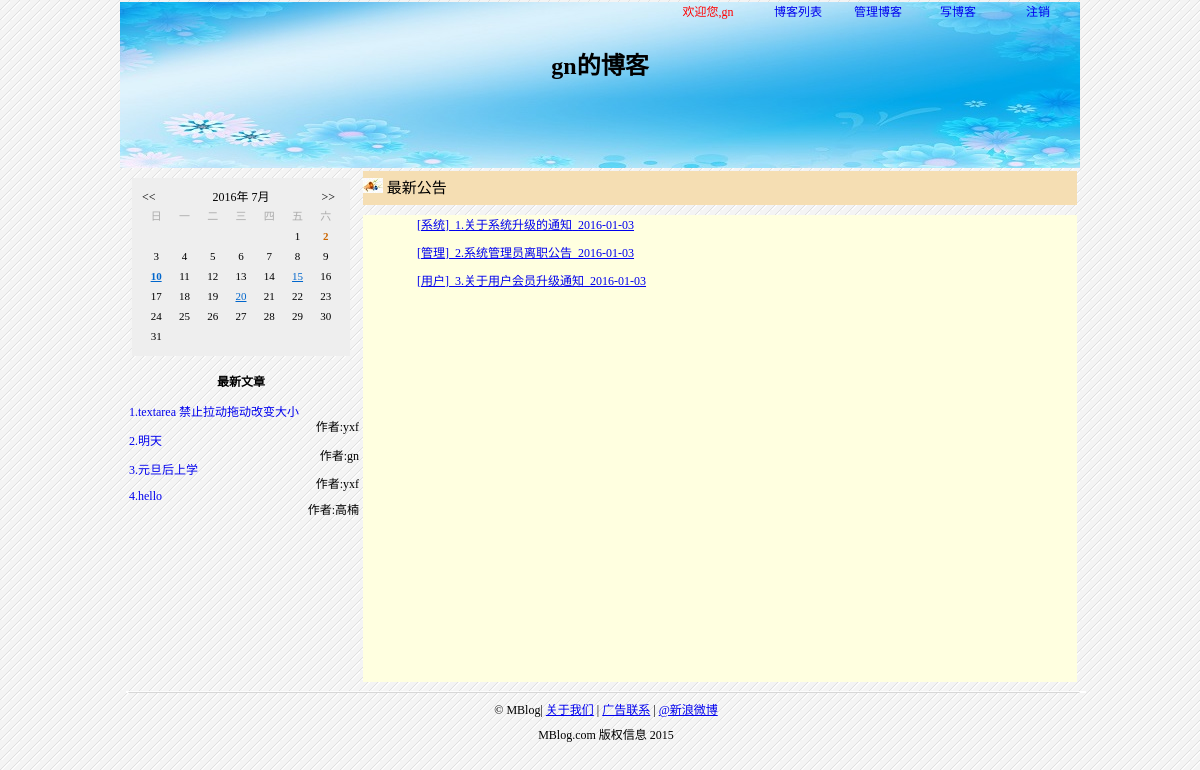
The page /login_index.php (signed in) on the database its author committed.
### tables this page shows
CREATE TABLE `bms_article` (
  `id` int(10) NOT NULL auto_increment COMMENT '编号',
  `atitle` varchar(200) NOT NULL COMMENT '文章标题',
  `acontent` text NOT NULL COMMENT '文章内容',
  `aauthor` varchar(20) NOT NULL COMMENT '文章作者',
  `adate` datetime NOT NULL COMMENT '上传时间',
  PRIMARY KEY  (`id`)
);

CREATE TABLE `bms_notice` (
  `id` int(4) NOT NULL auto_increment COMMENT '编号',
  `ntype` varchar(10) NOT NULL COMMENT '公告类型',
  `ntitle` varchar(50) NOT NULL COMMENT '公告主题',
  `ncontent` varchar(800) NOT NULL COMMENT '公告内容',
  `ntime` date NOT NULL COMMENT '发布时间',
  PRIMARY KEY  (`id`)
);

### artindex.php (the view, shortened to what this page needs)
<!DOCTYPE html PUBLIC "-//W3C//DTD XHTML 1.0 Transitional//EN" "http://www.w3.org/TR/xhtml1/DTD/xhtml1-transitional.dtd">
<html xmlns="http://www.w3.org/1999/xhtml">
<head>
</head>
<body>
<?
	$sql="select * from bms_article";
	$i=0;
	$result_ar=mysql_query($sql);
	while($rows=mysql_fetch_assoc($result_ar)){
		$i++;
	?>
	<p align="left"><a style="text-decoration:none" href="check.php?id=<?=$rows['id']?>">&nbsp;&nbsp;<?=$i.'.'.$rows['atitle'] ?></a></p>
	<p align="right">作者:<?=$rows['aauthor']?></p>
	<? }?>
</body>
</html>

### notindex.php (shortened to what this page needs)
<!DOCTYPE html PUBLIC "-//W3C//DTD XHTML 1.0 Transitional//EN" "http://www.w3.org/TR/xhtml1/DTD/xhtml1-transitional.dtd">
<html xmlns="http://www.w3.org/1999/xhtml">
<head>
</head>
<body>
<?
	$sql="select * from bms_notice";
	$i=0;
	$result=mysql_query($sql);
	while($row=mysql_fetch_assoc($result)){
		$i++;
	?>
	<p style="margin:10px 54px"><a href="syscheck.php?id=<?=$row['id']?>">[<?=$row['ntype'] ?>]&nbsp;&nbsp;<?=$i.'.'.$row['ntitle'] ?>&nbsp;&nbsp;<?=$row['ntime'] ?></a></p>
	<? }?>
</body>
</html>

### artindex.php (style rules this page uses)
p { margin: -0.3em 0; }

### rows shown on the page
bms_article: atitle "textarea 禁止拉动拖动改变大小", aauthor "yxf"
bms_article: atitle "明天", aauthor "gn"
bms_article: atitle "元旦后上学", aauthor "yxf"
bms_article: atitle "hello", aauthor "高楠"
bms_notice: ntype "系统", ntitle "关于系统升级的通知", ntime "2016-01-03"
bms_notice: ntype "管理", ntitle "系统管理员离职公告", ntime "2016-01-03"
bms_notice: ntype "用户", ntitle "关于用户会员升级通知", ntime "2016-01-03"

### other values the page prints
$_SESSION['user'] "gn"
